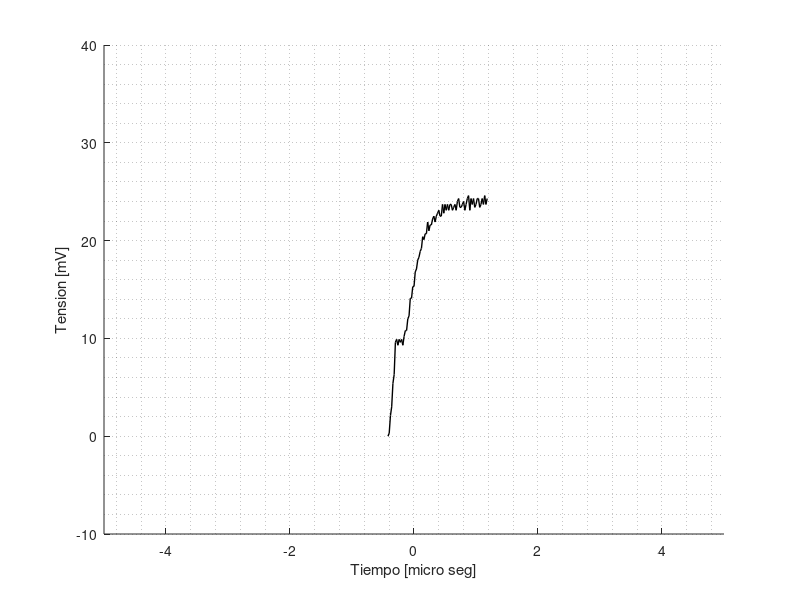
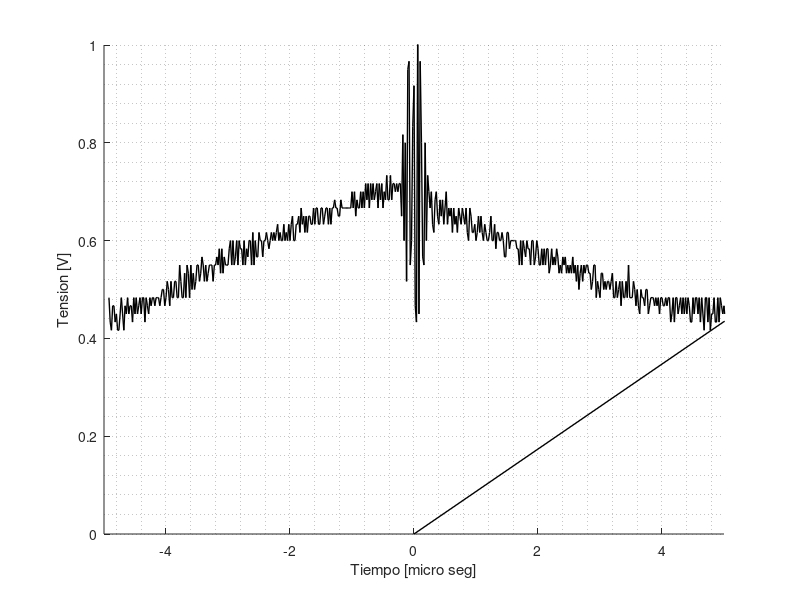

The MATLAB source for these figures, in order:
close all;
clear all;

Medicion1=dlmread('VRg1.txt','\t',1,0);
Medicion2=dlmread('VRg2.txt','\t',1,0);

tiempo1=Medicion1(:,1)*1000000;	%en micro seg
tension1=Medicion1(:,2);
corriente1=tension1/12000;
corriente1=corriente1*1000;
tension_rg1=(corriente1/1000)*18;

tiempo2=Medicion2(:,1)*1000000;	%en micro seg
tension2=Medicion2(:,2);
corriente2=tension2/12000;
corriente2=corriente2*1000;
tension_rg2=(corriente2/1000)*1000;

t=(tiempo1(2)-tiempo1(1))/1000000;
Imed1=(1/0.00001)*t*sum(corriente1(95:end)/1000)
Imed2=(1/0.00001)*t*sum(corriente2(95:end)/1000)

figure
hold on
plot(tiempo1(320:400),tension_rg1(320:400)*1000,'k-','Linewidth',1)
xlabel('Tiempo [micro seg]')
ylabel('Tension [mV]')
axis([-5 5 -10 40])
grid minor
print('Vrg1.png','-dpng');

figure
hold on
plot(tiempo2(95:end),tension_rg2(95:end),'k-','Linewidth',1)
xlabel('Tiempo [micro seg]')
ylabel('Tension [V]')
axis([-5 5 0 1])
grid minor
print('Vrg2.png','-dpng');